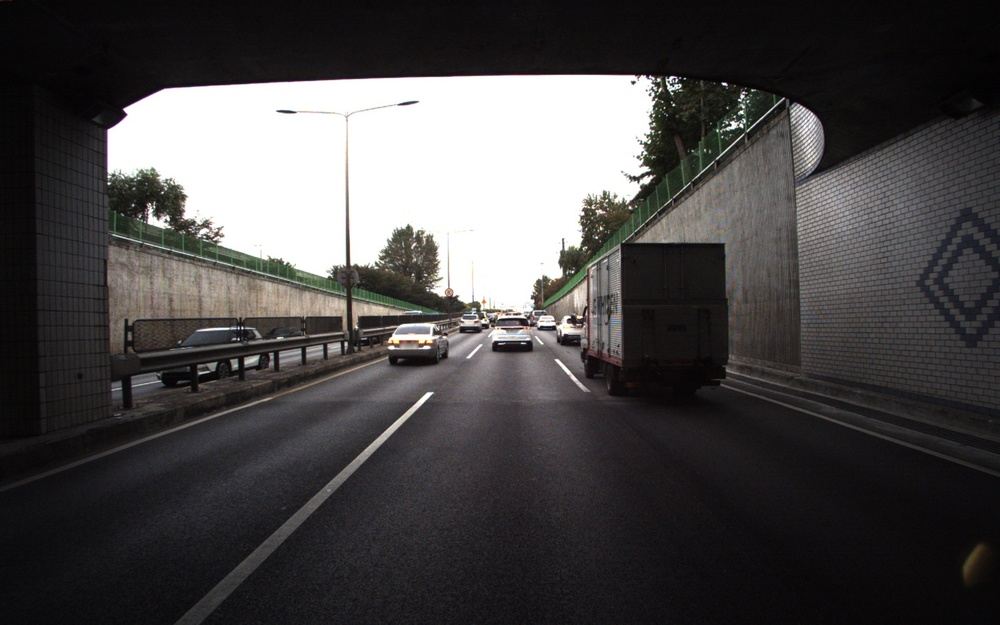
#> input picture data/2215386.jpg, 1000 x 625 px, shrunk from 1920 x 1200 before the run
$ python -i img_processing.py   (imports and definitions only)
#> lines starting #> are read from the running program, lines starting #| are printed output that depends on the picture
#> further down, picture is the input picture: shape (625, 1000, 3); mean B, G, R 71.6, 71.4, 73.4
import cv2
import numpy as np


def img_contrast(image):
    lab = cv2.cvtColor(image, cv2.COLOR_BGR2LAB)
#> lab: shape (625, 1000, 3); mean of channels 0, 1, 2 72.2, 128.9, 128.1
    l,a,b = cv2.split(lab)
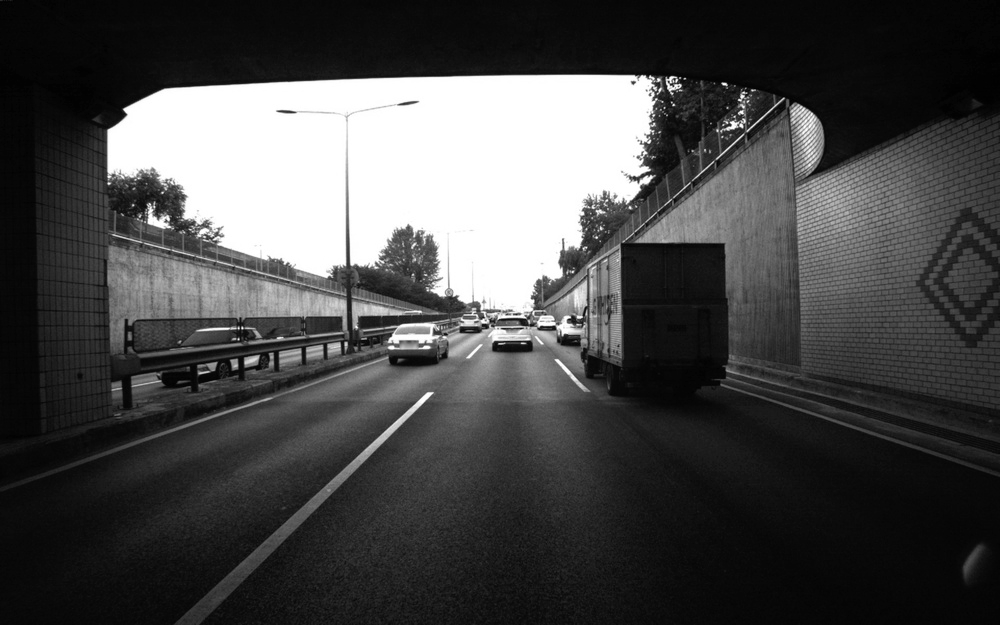
#> l: shape (625, 1000); min 0, max 255, mean 72.2
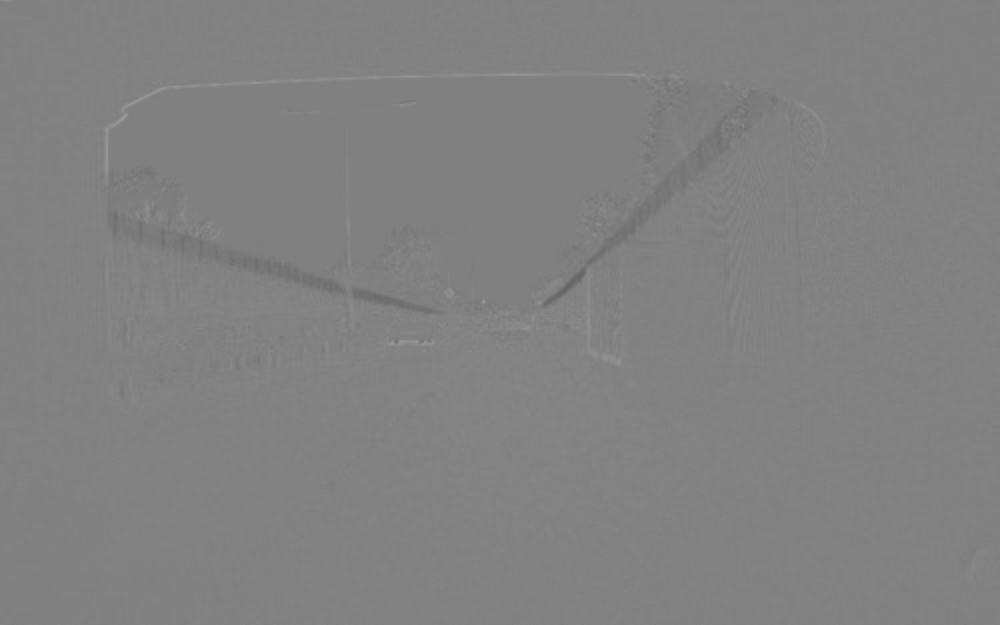
#> a: shape (625, 1000); min 99, max 156, mean 128.9

    clahe = cv2.createCLAHE(clipLimit=3.0, tileGridSize=(8,8))
    cl = clahe.apply(l)
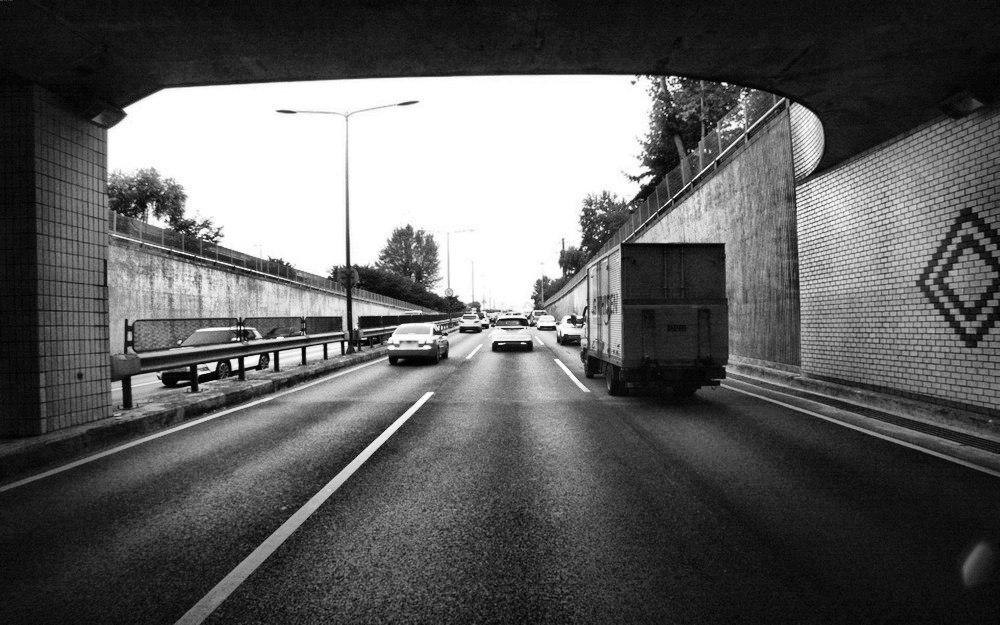
#> cl: shape (625, 1000); min 0, max 255, mean 95

    limg = cv2.merge((cl,a,b))
#> limg: shape (625, 1000, 3); mean of channels 0, 1, 2 95, 128.9, 128.1

    final = cv2.cvtColor(limg,cv2.COLOR_LAB2BGR)
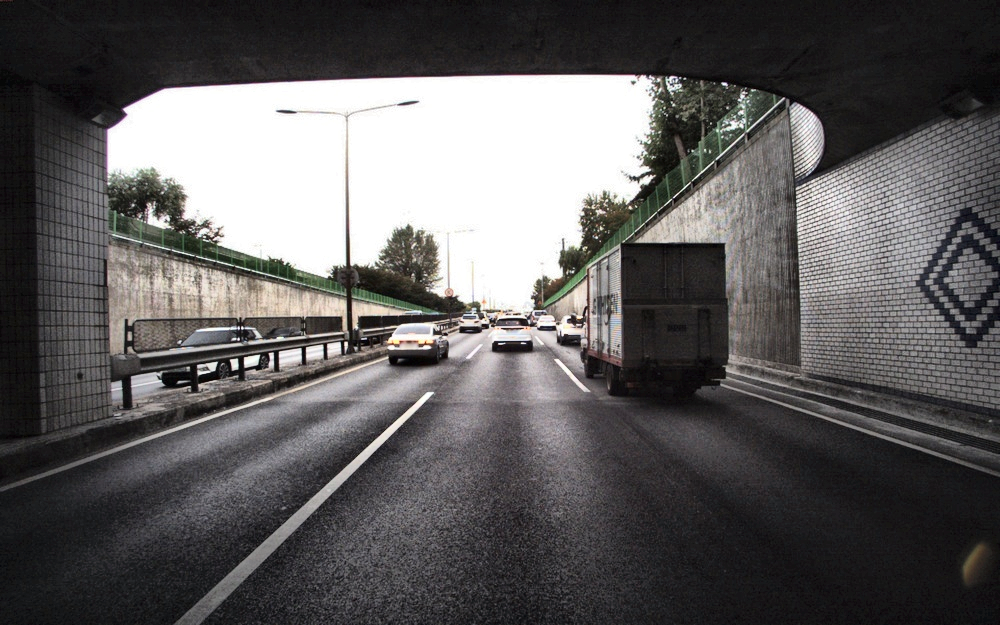
#> final: shape (625, 1000, 3); mean B, G, R 92.8, 92.5, 94.5

    return final


def image_clearing(image):
    kernel = np.array([[0, -1, 0],
                        [-1, 5, -1],
                        [0, -1, 0]])

    image_sharp = cv2.filter2D(image, -1, kernel)

    return image_sharp

def image_bilateral(image):
    dst = cv2.bilateralFilter(image, -1, sigmaColor=20, sigmaSpace=5)
    # sigmaColor: 색 공간에서 필터의 표준편차(너무크면 엣시 부분을 구분못함) sigmaSpace: 좌표공간에서 필터의 표준편차(값이 클수록 연산시간이 길어짐)

    return dst

def image_histo(image):
    # image = cv2.imread(img_url)
    ycrcb = cv2.cvtColor(image, cv2.COLOR_BGR2YCrCb)
    channel = cv2.split(ycrcb)
    channel = list(channel)

    channel[0] = cv2.equalizeHist(channel[0])

    dst_ycrcb = cv2.merge(channel)
    dst = cv2.cvtColor(dst_ycrcb, cv2.COLOR_YCrCb2BGR)


    return dst

>>> import cv2
>>> picture = cv2.imread('../data/2215386.jpg')
>>> result = img_contrast(picture)

$ run again, on data/2219233.jpg
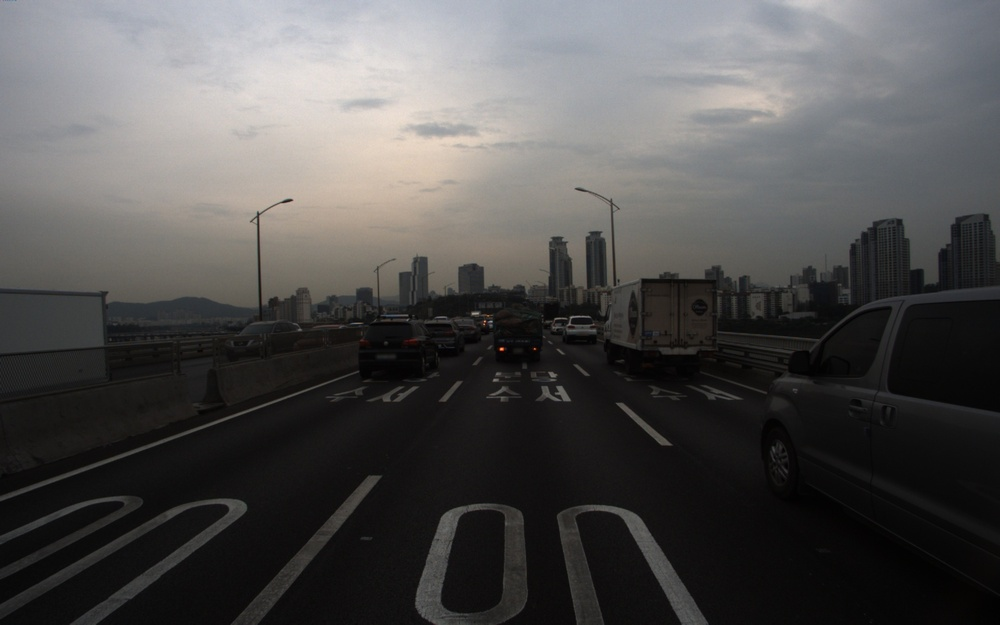
#> input picture data/2219233.jpg, 1000 x 625 px, shrunk from 1920 x 1200 before the run
#> picture is the input picture: shape (625, 1000, 3); mean B, G, R 79.4, 79.9, 81.1
#> lab: shape (625, 1000, 3); mean of channels 0, 1, 2 82.3, 128.4, 128.5
#> in img_contrast, `cl = clahe.apply(l)`:
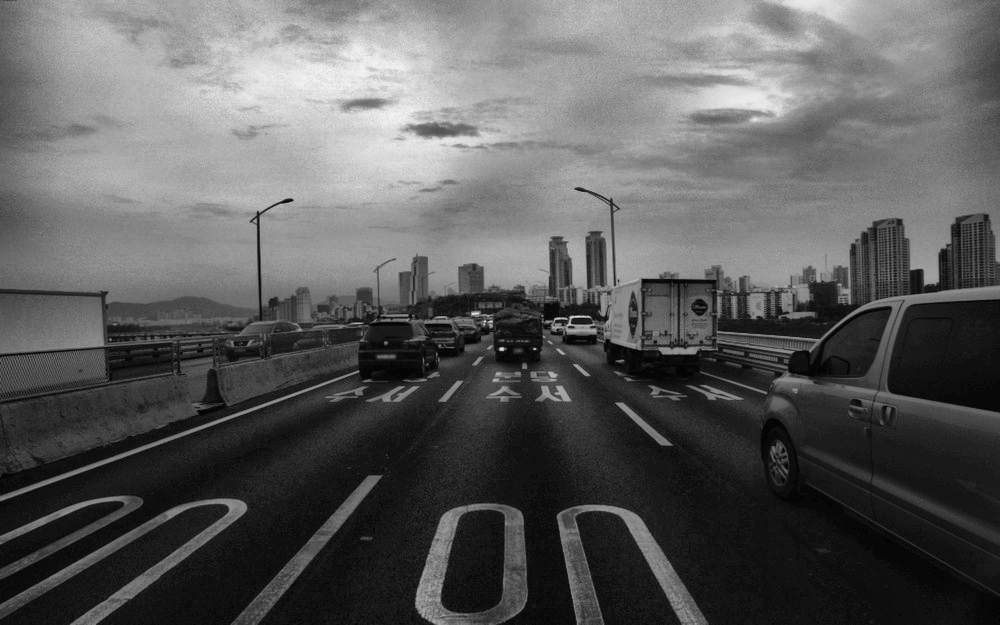
#> cl: shape (625, 1000); min 1, max 243, mean 91.7
#> limg: shape (625, 1000, 3); mean of channels 0, 1, 2 91.7, 128.4, 128.5
#> in img_contrast, `final = cv2.cvtColor(limg,cv2.COLOR_LAB2BGR)`:
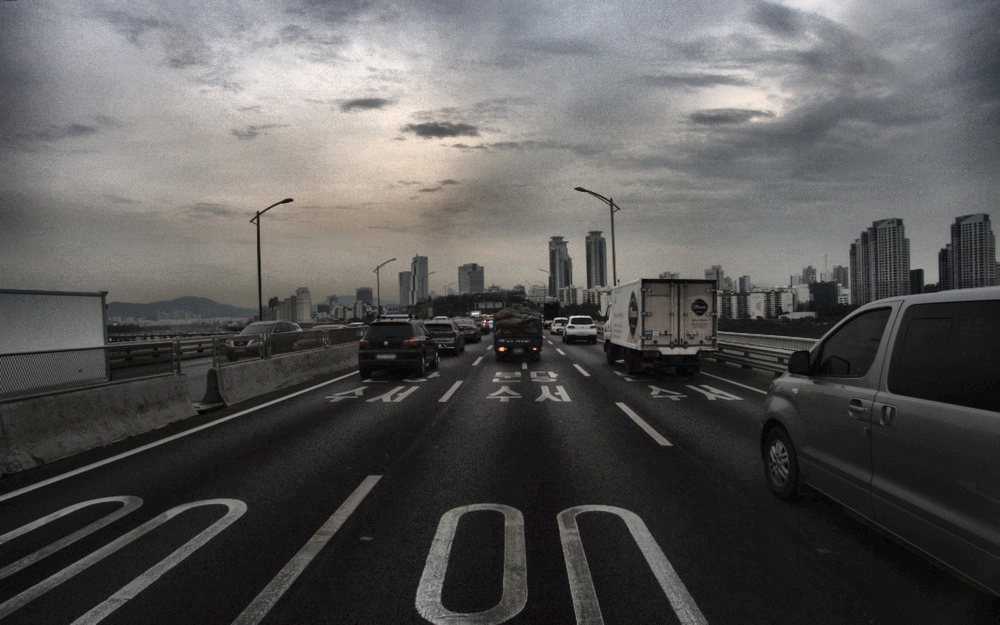
#> final: shape (625, 1000, 3); mean B, G, R 87.3, 87.9, 89.1

$ run again, on data/6677293.jpg
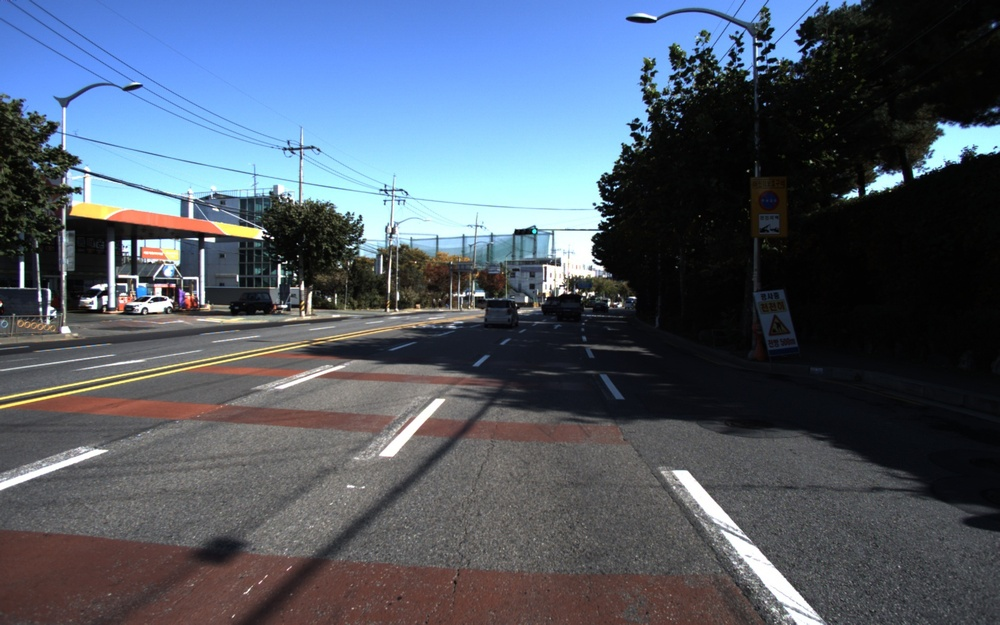
#> input picture data/6677293.jpg, 1000 x 625 px, shrunk from 1920 x 1200 before the run
#> picture is the input picture: shape (625, 1000, 3); mean B, G, R 103.5, 89.7, 79.5
#> lab: shape (625, 1000, 3); mean of channels 0, 1, 2 93.4, 129.1, 120.3
#> in img_contrast, `l,a,b = cv2.split(lab)`:
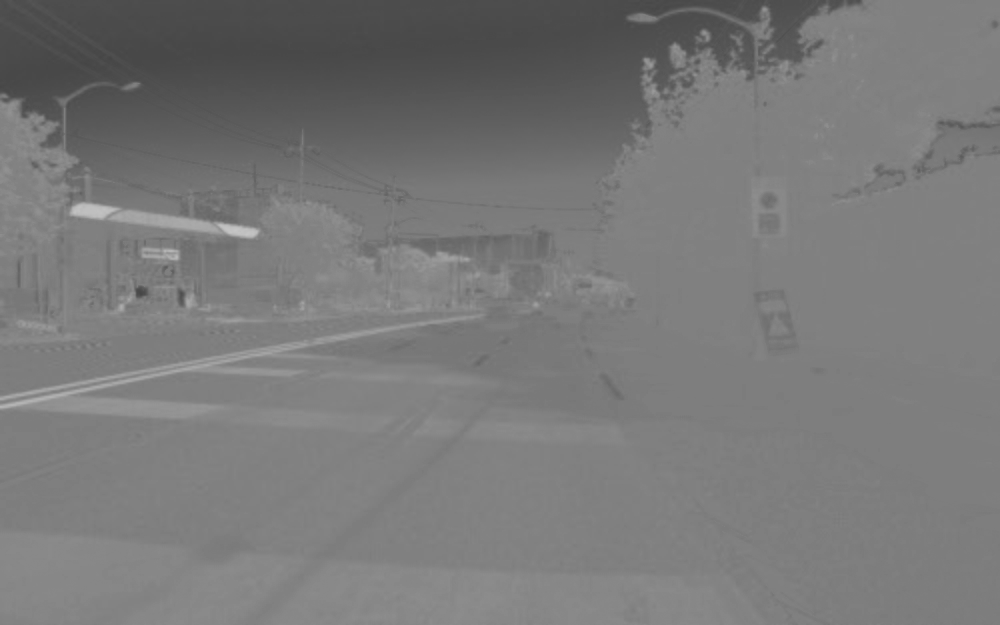
#> b: shape (625, 1000); min 69, max 198, mean 120.3
#> limg: shape (625, 1000, 3); mean of channels 0, 1, 2 102.3, 129.1, 120.3
#> in img_contrast, `final = cv2.cvtColor(limg,cv2.COLOR_LAB2BGR)`:
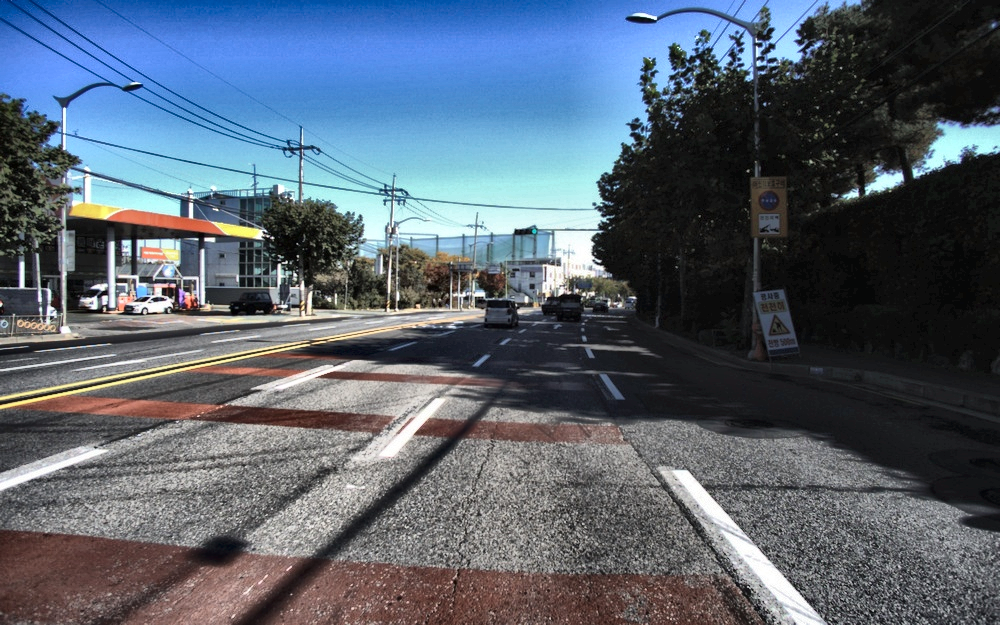
#> final: shape (625, 1000, 3); mean B, G, R 111.5, 98.4, 87.4

$ run again, on data/6749031.jpg
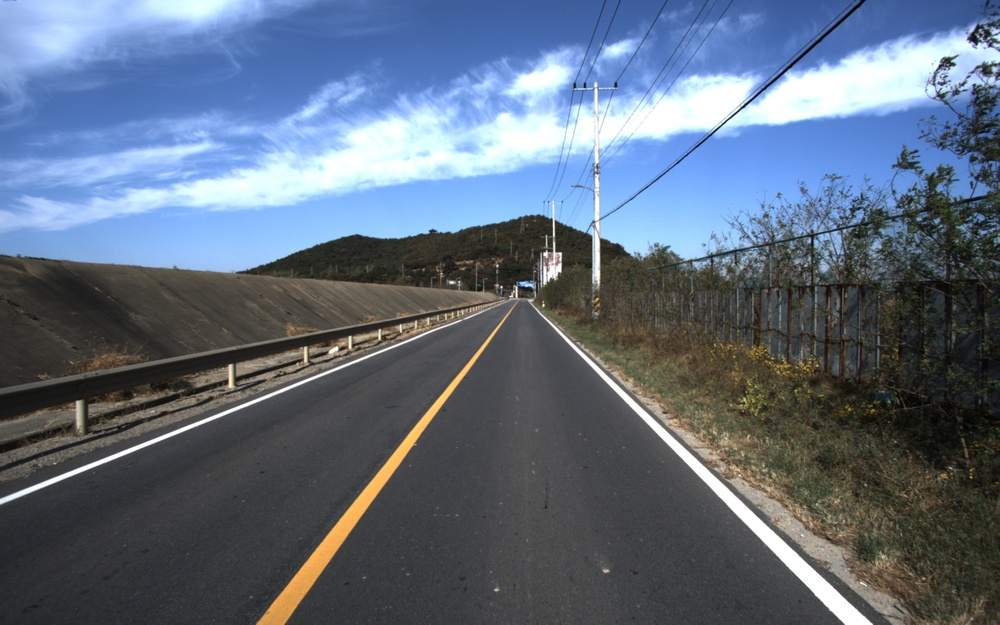
#> input picture data/6749031.jpg, 1000 x 625 px, shrunk from 1920 x 1200 before the run
#> picture is the input picture: shape (625, 1000, 3); mean B, G, R 125.3, 107.8, 95.2
#> lab: shape (625, 1000, 3); mean of channels 0, 1, 2 112.7, 129, 117.9
#> in img_contrast, `l,a,b = cv2.split(lab)`:
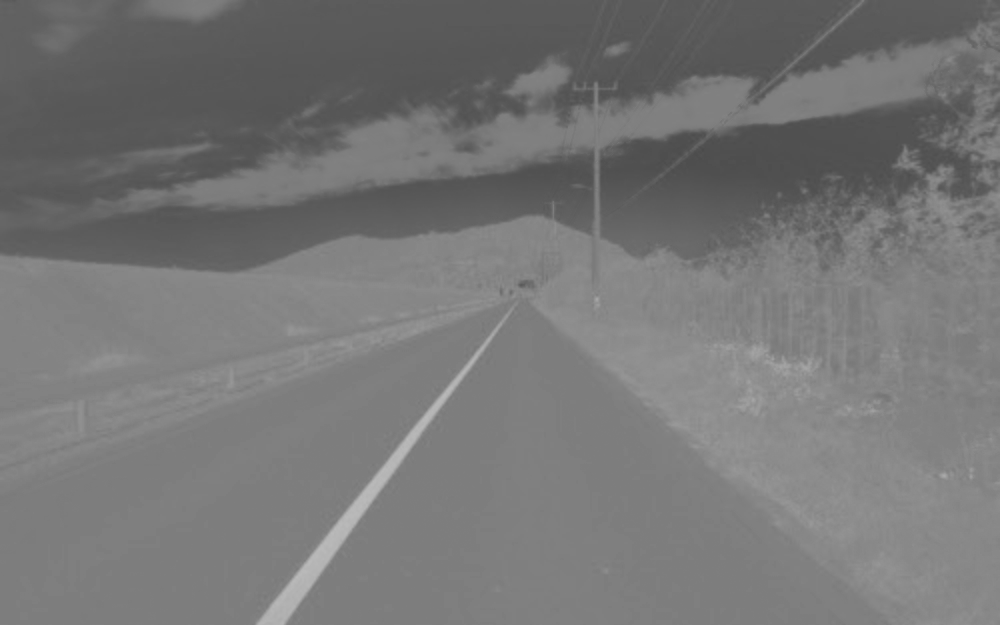
#> b: shape (625, 1000); min 75, max 187, mean 117.9
#> limg: shape (625, 1000, 3); mean of channels 0, 1, 2 117.3, 129, 117.9
#> in img_contrast, `final = cv2.cvtColor(limg,cv2.COLOR_LAB2BGR)`:
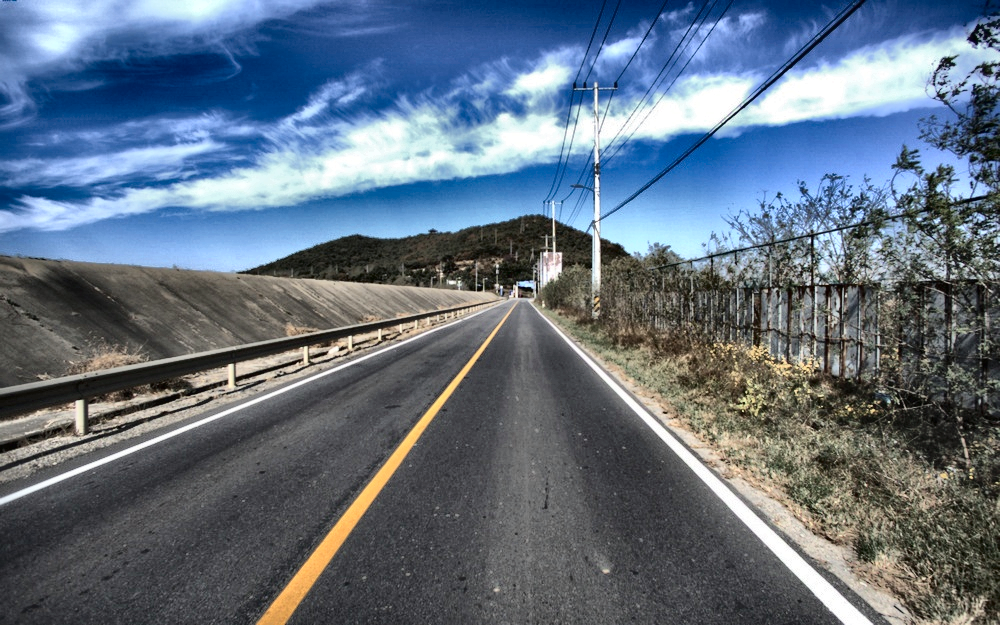
#> final: shape (625, 1000, 3); mean B, G, R 128.1, 112.1, 97.5
